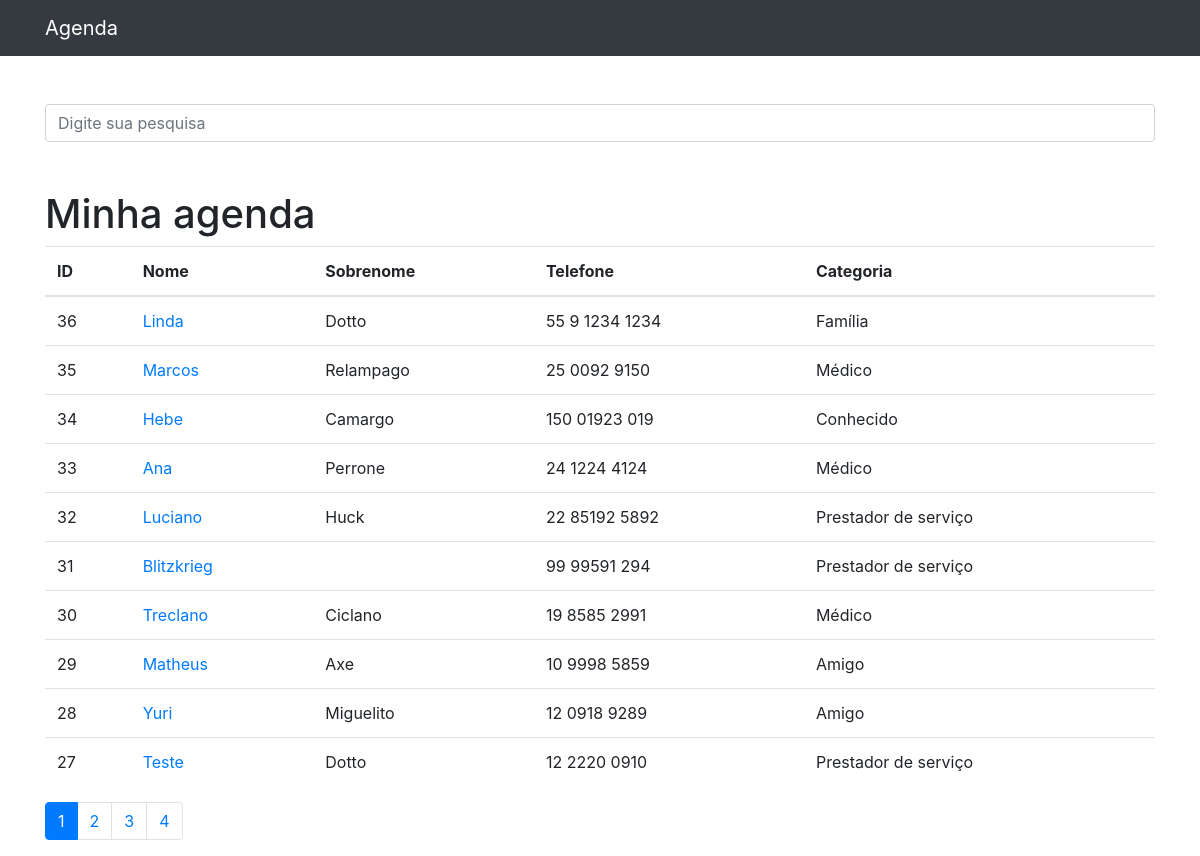
Before: / with the older database file.
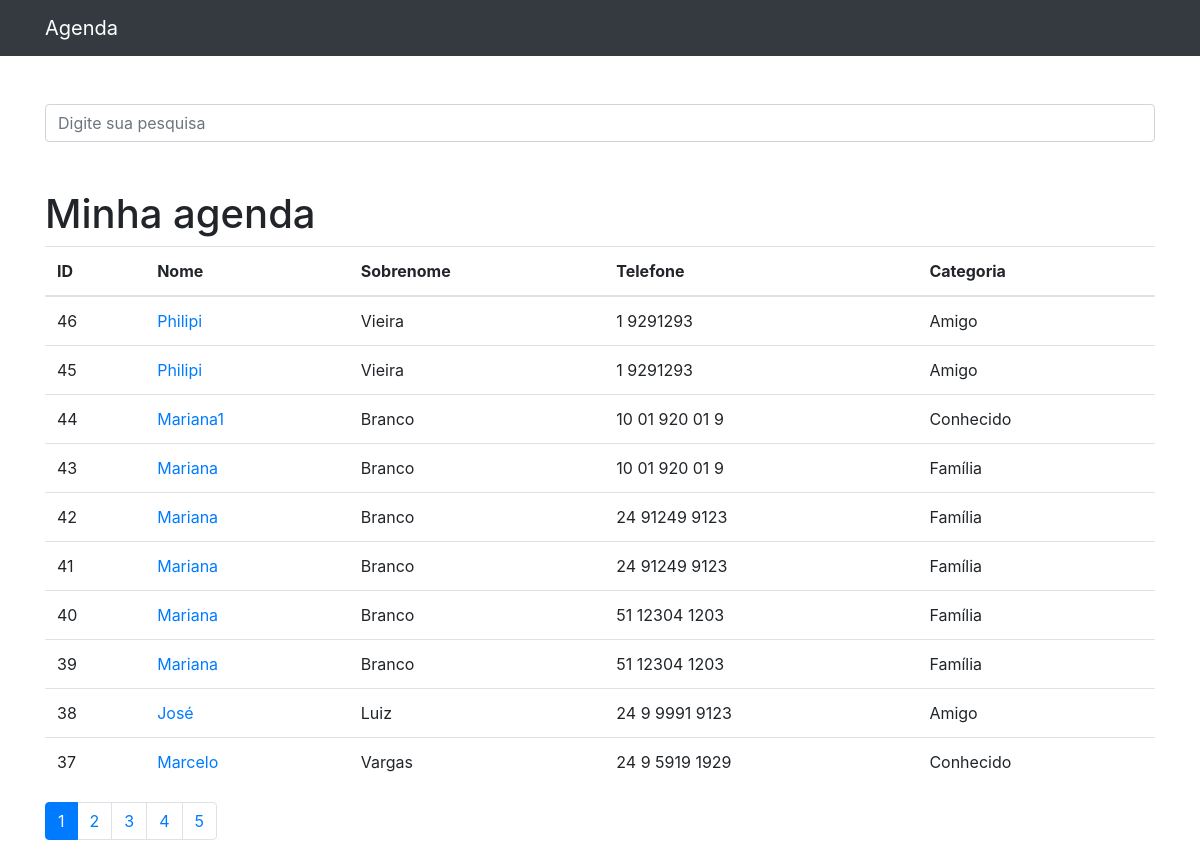
After: the same page with the newer database file.
### contatos/models.py (models this page shows, shortened)
class Contato(models.Model):
    nome = models.CharField(max_length=255)
    sobrenome = models.CharField(max_length=255, blank=True)
    telefone = models.CharField(max_length=255)
    email = models.CharField(max_length=255, blank=True)
    data_criacao = models.DateTimeField(default=timezone.now)
    descricao = models.TextField(blank=True)
    categoria = models.ForeignKey(Categoria, on_delete=models.DO_NOTHING)
    mostrar = models.BooleanField(default=True)
    foto = models.ImageField(blank=True, upload_to='fotos/%Y/%m/%d')

class Categoria(models.Model):
    nome = models.CharField(max_length=255)
    def __str__(self):
        return self.nome

### contatos/views.py (the view)
# urls.py: path('', views.index, name='index'),
def index(request):
    contatos = Contato.objects.order_by('-id').filter(
        mostrar=True
    )
    paginator = Paginator (contatos, 10)
    page = request.GET.get('p')
    contatos = paginator.get_page(page)
    return render(request, 'contatos/index.html',{
        'contatos': contatos
    })

### contatos/templates/contatos/index.html
{% extends 'base.html' %}
{% block conteudo %}
    <h1 class="mt-5">Minha agenda</h1>
    <table class="table">
        <thead>
            <tr>
            <th>ID</th>
            <th>Nome</th>
            <th>Sobrenome</th>
            <th>Telefone</th>
            <th>Categoria</th>
            </tr>
        </thead>
        <tbody>
            {% for contato in contatos %}
                <tr>
                    <td>{{ contato.id }}
                    </td>
                    <td>
                        <a href="{% url 'ver_contato' contato.id %}">{{ contato.nome }}</a>
                    </td>
                    <td>{{ contato.sobrenome }}</td>
                    <td>{{ contato.telefone }}</td>
                    <td>{{ contato.categoria }}</td>
                </tr>
            {% endfor %}
        </tbody>
    </table>
    <nav aria-label="Page navigation example">
        <ul class="pagination">
            {% for pagina in contatos.paginator.page_range %}
                {% if contatos.number == pagina %}
                    <li class="page-item active">
                        <a class="page-link" href="?p={{ pagina }}&termo={{ request.GET.termo }}">{{ pagina }}</a>
                    </li>
                {% else %}
                    <li class="page-item"><a class="page-link" href="?p={{ pagina }}&termo={{ request.GET.termo }}">{{ pagina }}</a></li>
                {% endif %}
            {% endfor %}
        </ul>
      </nav>
{% endblock %}

Changed rows visible on the page:
no longer on this page (row unchanged): Contato: id "36", nome "Linda", sobrenome "Dotto", telefone "55 9 1234 1234", categoria "Família"
no longer on this page (row unchanged): Contato: id "35", nome "Marcos", sobrenome "Relampago", telefone "25 0092 9150", categoria "Médico"
no longer on this page (row unchanged): Contato: id "34", nome "Hebe", sobrenome "Camargo", telefone "150 01923 019", categoria "Conhecido"
no longer on this page (row unchanged): Contato: id "33", nome "Ana", sobrenome "Perrone", telefone "24 1224 4124", categoria "Médico"
no longer on this page (row unchanged): Contato: id "32", nome "Luciano", sobrenome "Huck", telefone "22 85192 5892", categoria "Prestador de serviço"
no longer on this page (row unchanged): Contato: id "31", nome "Blitzkrieg", telefone "99 99591 294", categoria "Prestador de serviço"
no longer on this page (row unchanged): Contato: id "30", nome "Treclano", sobrenome "Ciclano", telefone "19 8585 2991", categoria "Médico"
no longer on this page (row unchanged): Contato: id "29", nome "Matheus", sobrenome "Axe", telefone "10 9998 5859", categoria "Amigo"
no longer on this page (row unchanged): Contato: id "28", nome "Yuri", sobrenome "Miguelito", telefone "12 0918 9289", categoria "Amigo"
no longer on this page (row unchanged): Contato: id "27", nome "Teste", sobrenome "Dotto", telefone "12 2220 0910", categoria "Prestador de serviço"
added Contato: id "46", nome "Philipi", sobrenome "Vieira", telefone "1 9291293", categoria "Amigo"
added Contato: id "45", nome "Philipi", sobrenome "Vieira", telefone "1 9291293", categoria "Amigo"
added Contato: id "44", nome "Mariana1", sobrenome "Branco", telefone "10 01 920 01 9", categoria "Conhecido"
added Contato: id "43", nome "Mariana", sobrenome "Branco", telefone "10 01 920 01 9", categoria "Família"
added Contato: id "42", nome "Mariana", sobrenome "Branco", telefone "24 91249 9123", categoria "Família"
added Contato: id "41", nome "Mariana", sobrenome "Branco", telefone "24 91249 9123", categoria "Família"
added Contato: id "40", nome "Mariana", sobrenome "Branco", telefone "51 12304 1203", categoria "Família"
added Contato: id "39", nome "Mariana", sobrenome "Branco", telefone "51 12304 1203", categoria "Família"
added Contato: id "38", nome "José", sobrenome "Luiz", telefone "24 9 9991 9123", categoria "Amigo"
added Contato: id "37", nome "Marcelo", sobrenome "Vargas", telefone "24 9 5919 1929", categoria "Conhecido"
Other visible differences:
new list line: "5"
